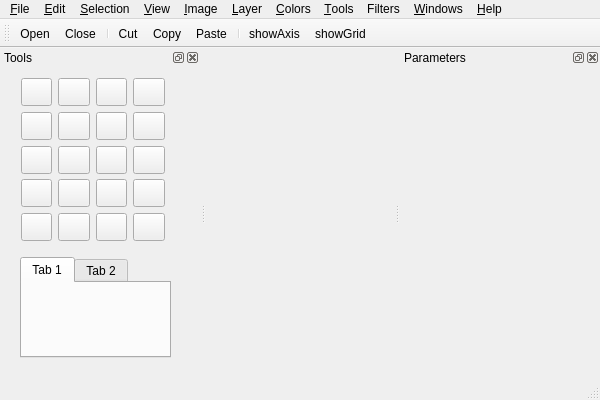
<?xml version="1.0" encoding="UTF-8"?>
<ui version="4.0">
 <class>TexturePainterClass</class>
 <widget class="QMainWindow" name="TexturePainterClass">
  <property name="geometry">
   <rect>
    <x>0</x>
    <y>0</y>
    <width>600</width>
    <height>400</height>
   </rect>
  </property>
  <property name="windowTitle">
   <string>TexturePainter</string>
  </property>
  <widget class="MeshViewer" name="centralWidget"/>
  <widget class="QMenuBar" name="menuBar">
   <property name="geometry">
    <rect>
     <x>0</x>
     <y>0</y>
     <width>600</width>
     <height>21</height>
    </rect>
   </property>
   <widget class="QMenu" name="menuFile">
    <property name="title">
     <string>&amp;File</string>
    </property>
    <addaction name="actionNew"/>
    <addaction name="action_Open"/>
    <addaction name="action_Close"/>
    <addaction name="separator"/>
    <addaction name="actionSave"/>
    <addaction name="actionSave_as_Copy"/>
    <addaction name="actionImport"/>
    <addaction name="actionExport"/>
   </widget>
   <widget class="QMenu" name="menuEdit">
    <property name="title">
     <string>&amp;Edit</string>
    </property>
    <addaction name="actionCut"/>
    <addaction name="actionCopy"/>
    <addaction name="actionPaste"/>
    <addaction name="actionDelete"/>
    <addaction name="actionUndo"/>
    <addaction name="actionRedo"/>
   </widget>
   <widget class="QMenu" name="menuSelection">
    <property name="title">
     <string>&amp;Selection</string>
    </property>
   </widget>
   <widget class="QMenu" name="menuView">
    <property name="title">
     <string>&amp;View</string>
    </property>
    <addaction name="actionShowAxis"/>
    <addaction name="actionShowGrid"/>
   </widget>
   <widget class="QMenu" name="menuImage">
    <property name="title">
     <string>&amp;Image</string>
    </property>
   </widget>
   <widget class="QMenu" name="menuLayer">
    <property name="title">
     <string>&amp;Layer</string>
    </property>
   </widget>
   <widget class="QMenu" name="menuColors">
    <property name="title">
     <string>&amp;Colors</string>
    </property>
   </widget>
   <widget class="QMenu" name="menuTools">
    <property name="title">
     <string>&amp;Tools</string>
    </property>
   </widget>
   <widget class="QMenu" name="menuFilters">
    <property name="title">
     <string>Filters</string>
    </property>
   </widget>
   <widget class="QMenu" name="menuWindows">
    <property name="title">
     <string>&amp;Windows</string>
    </property>
   </widget>
   <widget class="QMenu" name="menuHelp">
    <property name="title">
     <string>&amp;Help</string>
    </property>
   </widget>
   <addaction name="menuFile"/>
   <addaction name="menuEdit"/>
   <addaction name="menuSelection"/>
   <addaction name="menuView"/>
   <addaction name="menuImage"/>
   <addaction name="menuLayer"/>
   <addaction name="menuColors"/>
   <addaction name="menuTools"/>
   <addaction name="menuFilters"/>
   <addaction name="menuWindows"/>
   <addaction name="menuHelp"/>
  </widget>
  <widget class="QToolBar" name="mainToolBar">
   <attribute name="toolBarArea">
    <enum>TopToolBarArea</enum>
   </attribute>
   <attribute name="toolBarBreak">
    <bool>false</bool>
   </attribute>
   <addaction name="action_Open"/>
   <addaction name="action_Close"/>
   <addaction name="separator"/>
   <addaction name="actionCut"/>
   <addaction name="actionCopy"/>
   <addaction name="actionPaste"/>
   <addaction name="separator"/>
   <addaction name="actionShowAxis"/>
   <addaction name="actionShowGrid"/>
  </widget>
  <widget class="QStatusBar" name="statusBar"/>
  <widget class="QDockWidget" name="ParametersDockWidget">
   <property name="minimumSize">
    <size>
     <width>200</width>
     <height>200</height>
    </size>
   </property>
   <property name="windowTitle">
    <string>Parameters</string>
   </property>
   <attribute name="dockWidgetArea">
    <number>2</number>
   </attribute>
   <widget class="QWidget" name="dockWidgetContents_3"/>
  </widget>
  <widget class="QDockWidget" name="ToolsDockWidget">
   <property name="minimumSize">
    <size>
     <width>200</width>
     <height>200</height>
    </size>
   </property>
   <property name="windowTitle">
    <string>Tools</string>
   </property>
   <attribute name="dockWidgetArea">
    <number>1</number>
   </attribute>
   <widget class="QWidget" name="dockWidgetContents_4">
    <widget class="QWidget" name="widget" native="true">
     <property name="geometry">
      <rect>
       <x>10</x>
       <y>0</y>
       <width>166</width>
       <height>184</height>
      </rect>
     </property>
     <layout class="QVBoxLayout" name="verticalLayout">
      <item>
       <layout class="QGridLayout" name="gridLayout">
        <item row="1" column="2">
         <widget class="QPushButton" name="pushButton_7">
          <property name="minimumSize">
           <size>
            <width>28</width>
            <height>28</height>
           </size>
          </property>
          <property name="maximumSize">
           <size>
            <width>32</width>
            <height>32</height>
           </size>
          </property>
          <property name="text">
           <string/>
          </property>
          <property name="checkable">
           <bool>true</bool>
          </property>
          <property name="autoExclusive">
           <bool>true</bool>
          </property>
         </widget>
        </item>
        <item row="3" column="1">
         <widget class="QPushButton" name="pushButton_14">
          <property name="minimumSize">
           <size>
            <width>28</width>
            <height>28</height>
           </size>
          </property>
          <property name="maximumSize">
           <size>
            <width>32</width>
            <height>32</height>
           </size>
          </property>
          <property name="text">
           <string/>
          </property>
          <property name="checkable">
           <bool>true</bool>
          </property>
          <property name="autoExclusive">
           <bool>true</bool>
          </property>
         </widget>
        </item>
        <item row="0" column="2">
         <widget class="QPushButton" name="magicalselection">
          <property name="enabled">
           <bool>true</bool>
          </property>
          <property name="sizePolicy">
           <sizepolicy hsizetype="Minimum" vsizetype="Minimum">
            <horstretch>0</horstretch>
            <verstretch>0</verstretch>
           </sizepolicy>
          </property>
          <property name="minimumSize">
           <size>
            <width>28</width>
            <height>28</height>
           </size>
          </property>
          <property name="maximumSize">
           <size>
            <width>32</width>
            <height>32</height>
           </size>
          </property>
          <property name="baseSize">
           <size>
            <width>28</width>
            <height>28</height>
           </size>
          </property>
          <property name="text">
           <string/>
          </property>
          <property name="icon">
           <iconset>
            <normaloff>../../bin/img/ico/magicselection.png</normaloff>../../bin/img/ico/magicselection.png</iconset>
          </property>
          <property name="checkable">
           <bool>true</bool>
          </property>
          <property name="autoExclusive">
           <bool>true</bool>
          </property>
         </widget>
        </item>
        <item row="0" column="0">
         <widget class="QPushButton" name="pencil">
          <property name="sizePolicy">
           <sizepolicy hsizetype="Minimum" vsizetype="Minimum">
            <horstretch>0</horstretch>
            <verstretch>0</verstretch>
           </sizepolicy>
          </property>
          <property name="minimumSize">
           <size>
            <width>28</width>
            <height>28</height>
           </size>
          </property>
          <property name="maximumSize">
           <size>
            <width>32</width>
            <height>32</height>
           </size>
          </property>
          <property name="text">
           <string/>
          </property>
          <property name="icon">
           <iconset>
            <normaloff>../../bin/img/ico/pencil.png</normaloff>../../bin/img/ico/pencil.png</iconset>
          </property>
          <property name="checkable">
           <bool>true</bool>
          </property>
          <property name="autoExclusive">
           <bool>true</bool>
          </property>
         </widget>
        </item>
        <item row="0" column="1">
         <widget class="QPushButton" name="pen">
          <property name="sizePolicy">
           <sizepolicy hsizetype="Minimum" vsizetype="Minimum">
            <horstretch>0</horstretch>
            <verstretch>0</verstretch>
           </sizepolicy>
          </property>
          <property name="minimumSize">
           <size>
            <width>28</width>
            <height>28</height>
           </size>
          </property>
          <property name="maximumSize">
           <size>
            <width>32</width>
            <height>32</height>
           </size>
          </property>
          <property name="text">
           <string/>
          </property>
          <property name="icon">
           <iconset>
            <normaloff>../../bin/img/ico/brush.png</normaloff>../../bin/img/ico/brush.png</iconset>
          </property>
          <property name="checkable">
           <bool>true</bool>
          </property>
          <property name="autoExclusive">
           <bool>true</bool>
          </property>
         </widget>
        </item>
        <item row="1" column="3">
         <widget class="QPushButton" name="pushButton_8">
          <property name="minimumSize">
           <size>
            <width>28</width>
            <height>28</height>
           </size>
          </property>
          <property name="maximumSize">
           <size>
            <width>32</width>
            <height>32</height>
           </size>
          </property>
          <property name="text">
           <string/>
          </property>
          <property name="checkable">
           <bool>true</bool>
          </property>
          <property name="autoExclusive">
           <bool>true</bool>
          </property>
         </widget>
        </item>
        <item row="1" column="0">
         <widget class="QPushButton" name="pushButton_5">
          <property name="minimumSize">
           <size>
            <width>28</width>
            <height>28</height>
           </size>
          </property>
          <property name="maximumSize">
           <size>
            <width>32</width>
            <height>32</height>
           </size>
          </property>
          <property name="text">
           <string/>
          </property>
          <property name="icon">
           <iconset>
            <normaloff>../../bin/img/ico/brush2.png</normaloff>../../bin/img/ico/brush2.png</iconset>
          </property>
          <property name="checkable">
           <bool>true</bool>
          </property>
          <property name="autoExclusive">
           <bool>true</bool>
          </property>
         </widget>
        </item>
        <item row="1" column="1">
         <widget class="QPushButton" name="pushButton_6">
          <property name="minimumSize">
           <size>
            <width>28</width>
            <height>28</height>
           </size>
          </property>
          <property name="maximumSize">
           <size>
            <width>32</width>
            <height>32</height>
           </size>
          </property>
          <property name="text">
           <string/>
          </property>
          <property name="checkable">
           <bool>true</bool>
          </property>
          <property name="autoExclusive">
           <bool>true</bool>
          </property>
         </widget>
        </item>
        <item row="2" column="1">
         <widget class="QPushButton" name="pushButton_10">
          <property name="minimumSize">
           <size>
            <width>28</width>
            <height>28</height>
           </size>
          </property>
          <property name="maximumSize">
           <size>
            <width>32</width>
            <height>32</height>
           </size>
          </property>
          <property name="text">
           <string/>
          </property>
          <property name="checkable">
           <bool>true</bool>
          </property>
          <property name="autoExclusive">
           <bool>true</bool>
          </property>
         </widget>
        </item>
        <item row="3" column="2">
         <widget class="QPushButton" name="pushButton_15">
          <property name="minimumSize">
           <size>
            <width>28</width>
            <height>28</height>
           </size>
          </property>
          <property name="maximumSize">
           <size>
            <width>32</width>
            <height>32</height>
           </size>
          </property>
          <property name="text">
           <string/>
          </property>
          <property name="checkable">
           <bool>true</bool>
          </property>
          <property name="autoExclusive">
           <bool>true</bool>
          </property>
         </widget>
        </item>
        <item row="4" column="2">
         <widget class="QPushButton" name="pushButton_19">
          <property name="minimumSize">
           <size>
            <width>28</width>
            <height>28</height>
           </size>
          </property>
          <property name="maximumSize">
           <size>
            <width>32</width>
            <height>32</height>
           </size>
          </property>
          <property name="text">
           <string/>
          </property>
          <property name="checkable">
           <bool>true</bool>
          </property>
          <property name="autoExclusive">
           <bool>true</bool>
          </property>
         </widget>
        </item>
        <item row="2" column="2">
         <widget class="QPushButton" name="pushButton_11">
          <property name="minimumSize">
           <size>
            <width>28</width>
            <height>28</height>
           </size>
          </property>
          <property name="maximumSize">
           <size>
            <width>32</width>
            <height>32</height>
           </size>
          </property>
          <property name="text">
           <string/>
          </property>
          <property name="checkable">
           <bool>true</bool>
          </property>
          <property name="autoExclusive">
           <bool>true</bool>
          </property>
         </widget>
        </item>
        <item row="2" column="3">
         <widget class="QPushButton" name="pushButton_12">
          <property name="minimumSize">
           <size>
            <width>28</width>
            <height>28</height>
           </size>
          </property>
          <property name="maximumSize">
           <size>
            <width>32</width>
            <height>32</height>
           </size>
          </property>
          <property name="text">
           <string/>
          </property>
          <property name="checkable">
           <bool>true</bool>
          </property>
          <property name="autoExclusive">
           <bool>true</bool>
          </property>
         </widget>
        </item>
        <item row="3" column="3">
         <widget class="QPushButton" name="pushButton_16">
          <property name="minimumSize">
           <size>
            <width>28</width>
            <height>28</height>
           </size>
          </property>
          <property name="maximumSize">
           <size>
            <width>32</width>
            <height>32</height>
           </size>
          </property>
          <property name="text">
           <string/>
          </property>
          <property name="checkable">
           <bool>true</bool>
          </property>
          <property name="autoExclusive">
           <bool>true</bool>
          </property>
         </widget>
        </item>
        <item row="3" column="0">
         <widget class="QPushButton" name="pushButton_13">
          <property name="minimumSize">
           <size>
            <width>28</width>
            <height>28</height>
           </size>
          </property>
          <property name="maximumSize">
           <size>
            <width>32</width>
            <height>32</height>
           </size>
          </property>
          <property name="text">
           <string/>
          </property>
          <property name="checkable">
           <bool>true</bool>
          </property>
          <property name="autoExclusive">
           <bool>true</bool>
          </property>
         </widget>
        </item>
        <item row="4" column="0">
         <widget class="QPushButton" name="pushButton_17">
          <property name="minimumSize">
           <size>
            <width>28</width>
            <height>28</height>
           </size>
          </property>
          <property name="maximumSize">
           <size>
            <width>32</width>
            <height>32</height>
           </size>
          </property>
          <property name="text">
           <string/>
          </property>
          <property name="checkable">
           <bool>true</bool>
          </property>
          <property name="autoExclusive">
           <bool>true</bool>
          </property>
         </widget>
        </item>
        <item row="2" column="0">
         <widget class="QPushButton" name="pushButton_9">
          <property name="minimumSize">
           <size>
            <width>28</width>
            <height>28</height>
           </size>
          </property>
          <property name="maximumSize">
           <size>
            <width>32</width>
            <height>32</height>
           </size>
          </property>
          <property name="text">
           <string/>
          </property>
          <property name="checkable">
           <bool>true</bool>
          </property>
          <property name="autoExclusive">
           <bool>true</bool>
          </property>
         </widget>
        </item>
        <item row="4" column="1">
         <widget class="QPushButton" name="pushButton_18">
          <property name="minimumSize">
           <size>
            <width>28</width>
            <height>28</height>
           </size>
          </property>
          <property name="maximumSize">
           <size>
            <width>32</width>
            <height>32</height>
           </size>
          </property>
          <property name="text">
           <string/>
          </property>
          <property name="checkable">
           <bool>true</bool>
          </property>
          <property name="autoExclusive">
           <bool>true</bool>
          </property>
         </widget>
        </item>
        <item row="4" column="3">
         <widget class="QPushButton" name="pushButton_20">
          <property name="minimumSize">
           <size>
            <width>28</width>
            <height>28</height>
           </size>
          </property>
          <property name="maximumSize">
           <size>
            <width>32</width>
            <height>32</height>
           </size>
          </property>
          <property name="text">
           <string/>
          </property>
          <property name="checkable">
           <bool>true</bool>
          </property>
          <property name="autoExclusive">
           <bool>true</bool>
          </property>
         </widget>
        </item>
        <item row="0" column="3">
         <widget class="QPushButton" name="pipette">
          <property name="minimumSize">
           <size>
            <width>28</width>
            <height>28</height>
           </size>
          </property>
          <property name="maximumSize">
           <size>
            <width>32</width>
            <height>32</height>
           </size>
          </property>
          <property name="text">
           <string/>
          </property>
          <property name="icon">
           <iconset>
            <normaloff>../../bin/img/ico/pipette2.png</normaloff>../../bin/img/ico/pipette2.png</iconset>
          </property>
          <property name="checkable">
           <bool>true</bool>
          </property>
          <property name="autoExclusive">
           <bool>true</bool>
          </property>
         </widget>
        </item>
       </layout>
      </item>
     </layout>
    </widget>
    <widget class="QTabWidget" name="tabWidget">
     <property name="geometry">
      <rect>
       <x>20</x>
       <y>190</y>
       <width>151</width>
       <height>101</height>
      </rect>
     </property>
     <widget class="QWidget" name="tab">
      <attribute name="title">
       <string>Tab 1</string>
      </attribute>
     </widget>
     <widget class="QWidget" name="tab_2">
      <attribute name="title">
       <string>Tab 2</string>
      </attribute>
     </widget>
    </widget>
   </widget>
  </widget>
  <action name="action_Open">
   <property name="icon">
    <iconset>
     <normaloff>../../bin/img/ico/open127.png</normaloff>../../bin/img/ico/open127.png</iconset>
   </property>
   <property name="text">
    <string>&amp;Open</string>
   </property>
  </action>
  <action name="action_Close">
   <property name="icon">
    <iconset>
     <normaloff>../../bin/img/ico/door13.png</normaloff>../../bin/img/ico/door13.png</iconset>
   </property>
   <property name="text">
    <string>&amp;Close</string>
   </property>
  </action>
  <action name="actionImport">
   <property name="text">
    <string>Import</string>
   </property>
  </action>
  <action name="actionExport">
   <property name="text">
    <string>Export</string>
   </property>
  </action>
  <action name="actionCopy">
   <property name="icon">
    <iconset>
     <normaloff>../../bin/img/ico/copy12.png</normaloff>../../bin/img/ico/copy12.png</iconset>
   </property>
   <property name="text">
    <string>Copy</string>
   </property>
  </action>
  <action name="actionPaste">
   <property name="icon">
    <iconset>
     <normaloff>../../bin/img/ico/clipboard46.png</normaloff>../../bin/img/ico/clipboard46.png</iconset>
   </property>
   <property name="text">
    <string>Paste</string>
   </property>
  </action>
  <action name="actionDelete">
   <property name="icon">
    <iconset>
     <normaloff>../../bin/img/ico/garbage4.png</normaloff>../../bin/img/ico/garbage4.png</iconset>
   </property>
   <property name="text">
    <string>Delete</string>
   </property>
  </action>
  <action name="actionUndo">
   <property name="icon">
    <iconset>
     <normaloff>../../bin/img/ico/undo.png</normaloff>../../bin/img/ico/undo.png</iconset>
   </property>
   <property name="text">
    <string>Undo</string>
   </property>
  </action>
  <action name="actionRedo">
   <property name="icon">
    <iconset>
     <normaloff>../../bin/img/ico/redo.png</normaloff>../../bin/img/ico/redo.png</iconset>
   </property>
   <property name="text">
    <string>Redo</string>
   </property>
  </action>
  <action name="actionNew">
   <property name="icon">
    <iconset>
     <normaloff>../../bin/img/ico/document79.png</normaloff>../../bin/img/ico/document79.png</iconset>
   </property>
   <property name="text">
    <string>&amp;New</string>
   </property>
  </action>
  <action name="actionCut">
   <property name="icon">
    <iconset>
     <normaloff>../../bin/img/ico/cut.png</normaloff>../../bin/img/ico/cut.png</iconset>
   </property>
   <property name="text">
    <string>Cut</string>
   </property>
  </action>
  <action name="actionShowAxis">
   <property name="icon">
    <iconset>
     <normaloff>../../bin/img/ico/axis.png</normaloff>../../bin/img/ico/axis.png</iconset>
   </property>
   <property name="text">
    <string>showAxis</string>
   </property>
  </action>
  <action name="actionShowGrid">
   <property name="icon">
    <iconset>
     <normaloff>../../bin/img/ico/grid.png</normaloff>../../bin/img/ico/grid.png</iconset>
   </property>
   <property name="text">
    <string>showGrid</string>
   </property>
  </action>
  <action name="actionSave">
   <property name="icon">
    <iconset>
     <normaloff>../../bin/img/ico/floppy13.png</normaloff>../../bin/img/ico/floppy13.png</iconset>
   </property>
   <property name="text">
    <string>Save</string>
   </property>
  </action>
  <action name="actionSave_as_Copy">
   <property name="icon">
    <iconset>
     <normaloff>../../bin/img/ico/floppy15.png</normaloff>../../bin/img/ico/floppy15.png</iconset>
   </property>
   <property name="text">
    <string>Save as Copy</string>
   </property>
  </action>
 </widget>
 <layoutdefault spacing="6" margin="11"/>
 <customwidgets>
  <customwidget>
   <class>MeshViewer</class>
   <extends>QWidget</extends>
   <header>meshviewer.h</header>
   <container>1</container>
   <slots>
    <slot>showGrid()</slot>
    <slot>showAxis()</slot>
   </slots>
  </customwidget>
 </customwidgets>
 <resources>
  <include location="TexturePainter.qrc"/>
 </resources>
 <connections>
  <connection>
   <sender>action_Close</sender>
   <signal>triggered()</signal>
   <receiver>TexturePainterClass</receiver>
   <slot>close()</slot>
   <hints>
    <hint type="sourcelabel">
     <x>-1</x>
     <y>-1</y>
    </hint>
    <hint type="destinationlabel">
     <x>299</x>
     <y>199</y>
    </hint>
   </hints>
  </connection>
  <connection>
   <sender>actionShowAxis</sender>
   <signal>triggered()</signal>
   <receiver>centralWidget</receiver>
   <slot>showAxis()</slot>
   <hints>
    <hint type="sourcelabel">
     <x>-1</x>
     <y>-1</y>
    </hint>
    <hint type="destinationlabel">
     <x>299</x>
     <y>217</y>
    </hint>
   </hints>
  </connection>
  <connection>
   <sender>actionShowGrid</sender>
   <signal>triggered()</signal>
   <receiver>centralWidget</receiver>
   <slot>showGrid()</slot>
   <hints>
    <hint type="sourcelabel">
     <x>-1</x>
     <y>-1</y>
    </hint>
    <hint type="destinationlabel">
     <x>299</x>
     <y>217</y>
    </hint>
   </hints>
  </connection>
 </connections>
</ui>
